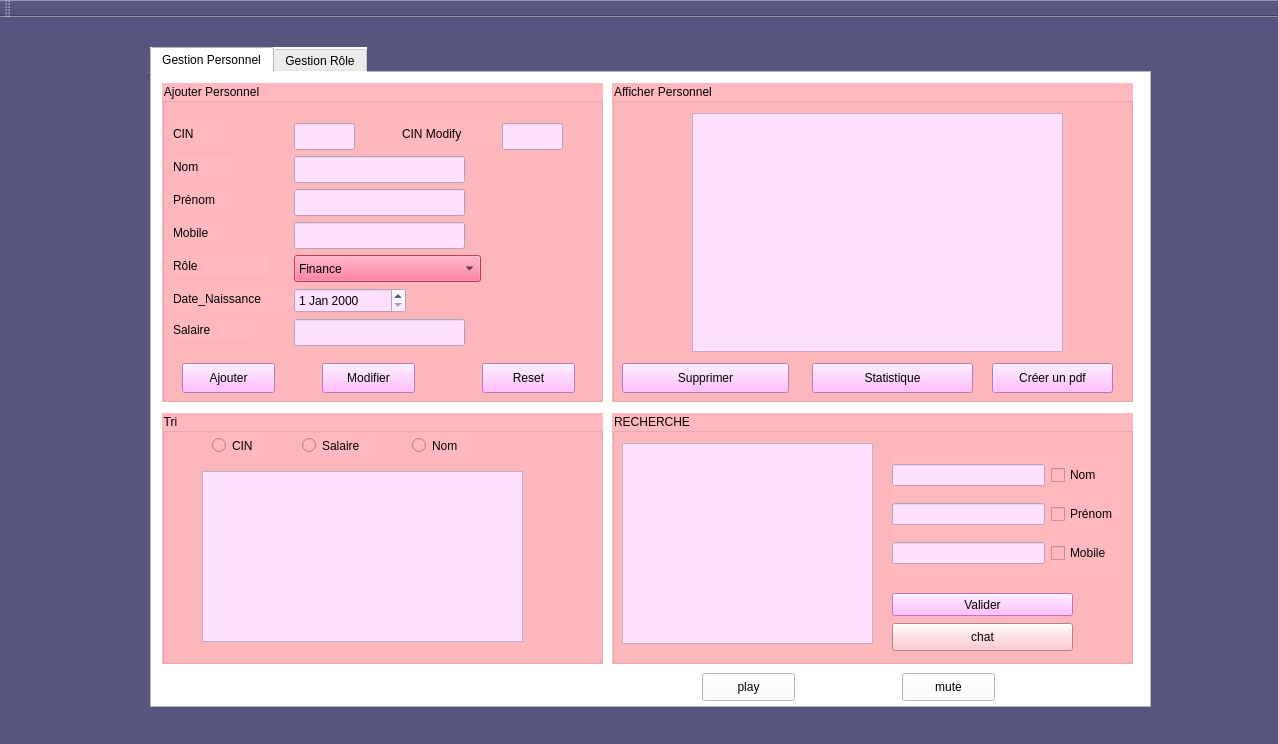
<?xml version="1.0" encoding="UTF-8"?>
<ui version="4.0">
 <class>MainWindow</class>
 <widget class="QMainWindow" name="MainWindow">
  <property name="geometry">
   <rect>
    <x>0</x>
    <y>0</y>
    <width>1278</width>
    <height>744</height>
   </rect>
  </property>
  <property name="windowTitle">
   <string>MainWindow</string>
  </property>
  <property name="styleSheet">
   <string notr="true">background-color: rgb(206, 137, 103);
background-color: rgb(85, 85, 127);</string>
  </property>
  <widget class="QWidget" name="centralwidget">
   <widget class="QTabWidget" name="tabWidget">
    <property name="geometry">
     <rect>
      <x>150</x>
      <y>30</y>
      <width>1001</width>
      <height>661</height>
     </rect>
    </property>
    <property name="styleSheet">
     <string notr="true">alternate-background-color: rgb(255, 170, 255);
background-color:rgb(255, 255, 255);</string>
    </property>
    <property name="currentIndex">
     <number>0</number>
    </property>
    <widget class="QWidget" name="tab">
     <attribute name="title">
      <string>Gestion Personnel</string>
     </attribute>
     <widget class="QGroupBox" name="groupBox_7">
      <property name="geometry">
       <rect>
        <x>10</x>
        <y>340</y>
        <width>441</width>
        <height>251</height>
       </rect>
      </property>
      <property name="styleSheet">
       <string notr="true">font: 10pt &quot;MS Shell Dlg 2&quot;;
background-color:rgb(255, 185, 190);</string>
      </property>
      <property name="title">
       <string>Tri</string>
      </property>
      <widget class="QTableView" name="tableViewT">
       <property name="geometry">
        <rect>
         <x>40</x>
         <y>58</y>
         <width>321</width>
         <height>171</height>
        </rect>
       </property>
       <property name="styleSheet">
        <string notr="true">background-color: rgb(255, 255, 255);
background-color: rgb(255, 225, 255);</string>
       </property>
      </widget>
      <widget class="QRadioButton" name="radioButton">
       <property name="geometry">
        <rect>
         <x>50</x>
         <y>20</y>
         <width>51</width>
         <height>25</height>
        </rect>
       </property>
       <property name="text">
        <string>CIN</string>
       </property>
      </widget>
      <widget class="QRadioButton" name="radioButton_salaire">
       <property name="geometry">
        <rect>
         <x>140</x>
         <y>20</y>
         <width>76</width>
         <height>25</height>
        </rect>
       </property>
       <property name="text">
        <string>Salaire</string>
       </property>
      </widget>
      <widget class="QRadioButton" name="radioButton_2">
       <property name="geometry">
        <rect>
         <x>250</x>
         <y>20</y>
         <width>60</width>
         <height>25</height>
        </rect>
       </property>
       <property name="text">
        <string>Nom</string>
       </property>
      </widget>
     </widget>
     <widget class="QGroupBox" name="groupBox_5">
      <property name="geometry">
       <rect>
        <x>460</x>
        <y>340</y>
        <width>521</width>
        <height>251</height>
       </rect>
      </property>
      <property name="styleSheet">
       <string notr="true">font: 10pt &quot;MS Shell Dlg 2&quot;;
background-color:rgb(255, 185, 190);</string>
      </property>
      <property name="title">
       <string>RECHERCHE</string>
      </property>
      <widget class="QWidget" name="gridLayoutWidget">
       <property name="geometry">
        <rect>
         <x>280</x>
         <y>40</y>
         <width>226</width>
         <height>122</height>
        </rect>
       </property>
       <layout class="QGridLayout" name="gridLayout">
        <item row="2" column="0">
         <widget class="QLineEdit" name="lineEdit_2">
          <property name="styleSheet">
           <string notr="true">background-color: rgb(255, 225, 255);</string>
          </property>
         </widget>
        </item>
        <item row="0" column="0">
         <widget class="QLineEdit" name="lineEdit">
          <property name="styleSheet">
           <string notr="true">background-color: rgb(255, 225, 255);</string>
          </property>
         </widget>
        </item>
        <item row="1" column="0">
         <widget class="QLineEdit" name="lineEdit_3">
          <property name="styleSheet">
           <string notr="true">background-color: rgb(255, 225, 255);</string>
          </property>
         </widget>
        </item>
        <item row="1" column="1">
         <widget class="QCheckBox" name="checkBox_2">
          <property name="text">
           <string>Prénom</string>
          </property>
         </widget>
        </item>
        <item row="2" column="1">
         <widget class="QCheckBox" name="checkBox_3">
          <property name="text">
           <string>Mobile</string>
          </property>
         </widget>
        </item>
        <item row="0" column="1">
         <widget class="QCheckBox" name="checkBox">
          <property name="text">
           <string>Nom</string>
          </property>
         </widget>
        </item>
       </layout>
      </widget>
      <widget class="QPushButton" name="pushButton_5">
       <property name="geometry">
        <rect>
         <x>280</x>
         <y>180</y>
         <width>181</width>
         <height>23</height>
        </rect>
       </property>
       <property name="styleSheet">
        <string notr="true">background-color: rgb(255, 170, 255);</string>
       </property>
       <property name="text">
        <string>Valider</string>
       </property>
      </widget>
      <widget class="QTableView" name="tableView">
       <property name="geometry">
        <rect>
         <x>10</x>
         <y>30</y>
         <width>251</width>
         <height>201</height>
        </rect>
       </property>
       <property name="styleSheet">
        <string notr="true">background-color: rgb(255, 225, 255);</string>
       </property>
      </widget>
      <widget class="QPushButton" name="chat">
       <property name="geometry">
        <rect>
         <x>280</x>
         <y>210</y>
         <width>181</width>
         <height>28</height>
        </rect>
       </property>
       <property name="text">
        <string>chat</string>
       </property>
      </widget>
     </widget>
     <widget class="QGroupBox" name="groupBox_2">
      <property name="geometry">
       <rect>
        <x>460</x>
        <y>10</y>
        <width>521</width>
        <height>319</height>
       </rect>
      </property>
      <property name="styleSheet">
       <string notr="true">
font: 10pt &quot;MS Shell Dlg 2&quot;;
background-color:rgb(255, 185, 190);</string>
      </property>
      <property name="title">
       <string>Afficher Personnel</string>
      </property>
      <widget class="QPushButton" name="pushButton_10">
       <property name="geometry">
        <rect>
         <x>380</x>
         <y>280</y>
         <width>121</width>
         <height>30</height>
        </rect>
       </property>
       <property name="styleSheet">
        <string notr="true">background-color: rgb(255, 170, 255);</string>
       </property>
       <property name="text">
        <string>Créer un pdf</string>
       </property>
      </widget>
      <widget class="QTableView" name="tableView_3">
       <property name="geometry">
        <rect>
         <x>80</x>
         <y>30</y>
         <width>371</width>
         <height>239</height>
        </rect>
       </property>
       <property name="styleSheet">
        <string notr="true">background-color: rgb(255, 170, 127);
background-color: rgb(255, 225, 255);</string>
       </property>
      </widget>
      <widget class="QPushButton" name="pushButton_4">
       <property name="geometry">
        <rect>
         <x>10</x>
         <y>280</y>
         <width>167</width>
         <height>30</height>
        </rect>
       </property>
       <property name="styleSheet">
        <string notr="true">background-color: rgb(255, 170, 255);</string>
       </property>
       <property name="text">
        <string>Supprimer</string>
       </property>
      </widget>
      <widget class="QPushButton" name="pushButton_6">
       <property name="geometry">
        <rect>
         <x>200</x>
         <y>280</y>
         <width>161</width>
         <height>30</height>
        </rect>
       </property>
       <property name="styleSheet">
        <string notr="true">background-color: rgb(255, 170, 255);</string>
       </property>
       <property name="text">
        <string>Statistique</string>
       </property>
      </widget>
     </widget>
     <widget class="QGroupBox" name="groupBox">
      <property name="geometry">
       <rect>
        <x>10</x>
        <y>10</y>
        <width>441</width>
        <height>319</height>
       </rect>
      </property>
      <property name="styleSheet">
       <string notr="true">font: 10pt &quot;MS Shell Dlg 2&quot;;
background-color:rgb(255, 185, 190);</string>
      </property>
      <property name="title">
       <string>Ajouter Personnel</string>
      </property>
      <widget class="QLabel" name="label">
       <property name="geometry">
        <rect>
         <x>11</x>
         <y>40</y>
         <width>51</width>
         <height>21</height>
        </rect>
       </property>
       <property name="text">
        <string>CIN</string>
       </property>
      </widget>
      <widget class="QLabel" name="label_5">
       <property name="geometry">
        <rect>
         <x>11</x>
         <y>73</y>
         <width>61</width>
         <height>21</height>
        </rect>
       </property>
       <property name="text">
        <string>Nom</string>
       </property>
      </widget>
      <widget class="QLineEdit" name="lineEditnom">
       <property name="geometry">
        <rect>
         <x>132</x>
         <y>73</y>
         <width>171</width>
         <height>27</height>
        </rect>
       </property>
       <property name="styleSheet">
        <string notr="true">background-color: rgb(255, 170, 255);
background-color: rgb(255, 225, 255);</string>
       </property>
      </widget>
      <widget class="QLineEdit" name="lineEditcin">
       <property name="geometry">
        <rect>
         <x>132</x>
         <y>40</y>
         <width>61</width>
         <height>27</height>
        </rect>
       </property>
       <property name="styleSheet">
        <string notr="true">background-color: rgb(255, 170, 255);
background-color: rgb(255, 225, 255);</string>
       </property>
      </widget>
      <widget class="QLineEdit" name="lineEditprenom">
       <property name="geometry">
        <rect>
         <x>132</x>
         <y>106</y>
         <width>171</width>
         <height>27</height>
        </rect>
       </property>
       <property name="styleSheet">
        <string notr="true">background-color: rgb(255, 170, 255);
background-color: rgb(255, 225, 255);</string>
       </property>
      </widget>
      <widget class="QLabel" name="label_6">
       <property name="geometry">
        <rect>
         <x>11</x>
         <y>106</y>
         <width>58</width>
         <height>21</height>
        </rect>
       </property>
       <property name="text">
        <string>Prénom</string>
       </property>
      </widget>
      <widget class="QLabel" name="label_7">
       <property name="geometry">
        <rect>
         <x>11</x>
         <y>139</y>
         <width>50</width>
         <height>21</height>
        </rect>
       </property>
       <property name="text">
        <string>Mobile</string>
       </property>
      </widget>
      <widget class="QLineEdit" name="lineEditmobile">
       <property name="geometry">
        <rect>
         <x>132</x>
         <y>139</y>
         <width>171</width>
         <height>27</height>
        </rect>
       </property>
       <property name="styleSheet">
        <string notr="true">background-color: rgb(255, 170, 255);
background-color: rgb(255, 225, 255);
</string>
       </property>
      </widget>
      <widget class="QLabel" name="label_4">
       <property name="geometry">
        <rect>
         <x>11</x>
         <y>172</y>
         <width>96</width>
         <height>21</height>
        </rect>
       </property>
       <property name="text">
        <string>Rôle</string>
       </property>
      </widget>
      <widget class="QDateEdit" name="dateEditdate_naissance">
       <property name="geometry">
        <rect>
         <x>132</x>
         <y>205</y>
         <width>112</width>
         <height>25</height>
        </rect>
       </property>
       <property name="styleSheet">
        <string notr="true">background-color: rgb(255, 170, 255);
background-color: rgb(255, 225, 255);
</string>
       </property>
      </widget>
      <widget class="QLabel" name="label_3">
       <property name="geometry">
        <rect>
         <x>11</x>
         <y>205</y>
         <width>121</width>
         <height>21</height>
        </rect>
       </property>
       <property name="text">
        <string>Date_Naissance</string>
       </property>
      </widget>
      <widget class="QLabel" name="label_2">
       <property name="geometry">
        <rect>
         <x>11</x>
         <y>236</y>
         <width>81</width>
         <height>21</height>
        </rect>
       </property>
       <property name="text">
        <string>Salaire</string>
       </property>
      </widget>
      <widget class="QLineEdit" name="lineEditsalaire">
       <property name="geometry">
        <rect>
         <x>132</x>
         <y>236</y>
         <width>171</width>
         <height>27</height>
        </rect>
       </property>
       <property name="styleSheet">
        <string notr="true">background-color: rgb(255, 170, 255);
background-color: rgb(255, 225, 255);</string>
       </property>
      </widget>
      <widget class="QComboBox" name="comboBox">
       <property name="geometry">
        <rect>
         <x>132</x>
         <y>172</y>
         <width>187</width>
         <height>27</height>
        </rect>
       </property>
       <property name="styleSheet">
        <string notr="true">background-color: rgb(255, 85, 127);</string>
       </property>
       <item>
        <property name="text">
         <string>Finance</string>
        </property>
       </item>
       <item>
        <property name="text">
         <string>Ressources Humaines</string>
        </property>
       </item>
       <item>
        <property name="text">
         <string>Administration</string>
        </property>
       </item>
       <item>
        <property name="text">
         <string>Informatique</string>
        </property>
       </item>
       <item>
        <property name="text">
         <string>Marketing</string>
        </property>
       </item>
      </widget>
      <widget class="QPushButton" name="pushButton_2">
       <property name="geometry">
        <rect>
         <x>20</x>
         <y>280</y>
         <width>93</width>
         <height>30</height>
        </rect>
       </property>
       <property name="styleSheet">
        <string notr="true">background-color: rgb(255, 170, 255);</string>
       </property>
       <property name="text">
        <string>Ajouter</string>
       </property>
      </widget>
      <widget class="QPushButton" name="pushButton">
       <property name="geometry">
        <rect>
         <x>320</x>
         <y>280</y>
         <width>93</width>
         <height>30</height>
        </rect>
       </property>
       <property name="styleSheet">
        <string notr="true">background-color: rgb(255, 170, 255);</string>
       </property>
       <property name="text">
        <string>Reset</string>
       </property>
      </widget>
      <widget class="QPushButton" name="pushButton_3">
       <property name="geometry">
        <rect>
         <x>160</x>
         <y>280</y>
         <width>93</width>
         <height>30</height>
        </rect>
       </property>
       <property name="styleSheet">
        <string notr="true">background-color: rgb(255, 170, 255);</string>
       </property>
       <property name="text">
        <string>Modifier</string>
       </property>
      </widget>
      <widget class="QLabel" name="label_11">
       <property name="geometry">
        <rect>
         <x>240</x>
         <y>40</y>
         <width>121</width>
         <height>21</height>
        </rect>
       </property>
       <property name="text">
        <string>CIN Modify</string>
       </property>
      </widget>
      <widget class="QLineEdit" name="azzerty">
       <property name="geometry">
        <rect>
         <x>340</x>
         <y>40</y>
         <width>61</width>
         <height>27</height>
        </rect>
       </property>
       <property name="styleSheet">
        <string notr="true">background-color: rgb(255, 170, 255);
background-color: rgb(255, 225, 255);</string>
       </property>
      </widget>
     </widget>
     <widget class="QPushButton" name="actionSound">
      <property name="geometry">
       <rect>
        <x>550</x>
        <y>600</y>
        <width>93</width>
        <height>28</height>
       </rect>
      </property>
      <property name="text">
       <string>play</string>
      </property>
     </widget>
     <widget class="QPushButton" name="muteSound">
      <property name="geometry">
       <rect>
        <x>750</x>
        <y>600</y>
        <width>93</width>
        <height>28</height>
       </rect>
      </property>
      <property name="text">
       <string>mute</string>
      </property>
     </widget>
    </widget>
    <widget class="QWidget" name="tab_2">
     <attribute name="title">
      <string>Gestion Rôle</string>
     </attribute>
     <widget class="QGroupBox" name="groupBox_3">
      <property name="geometry">
       <rect>
        <x>500</x>
        <y>10</y>
        <width>471</width>
        <height>581</height>
       </rect>
      </property>
      <property name="styleSheet">
       <string notr="true">font: 10pt &quot;MS Shell Dlg 2&quot;;
background-color:rgb(255, 185, 190);
</string>
      </property>
      <property name="title">
       <string>Afficher Rôle</string>
      </property>
      <widget class="QTableView" name="tableViewD">
       <property name="geometry">
        <rect>
         <x>50</x>
         <y>60</y>
         <width>371</width>
         <height>411</height>
        </rect>
       </property>
       <property name="styleSheet">
        <string notr="true">background-color: rgb(255, 170, 255);
background-color: rgb(255, 225, 255);</string>
       </property>
      </widget>
      <widget class="QPushButton" name="supprimer_role">
       <property name="geometry">
        <rect>
         <x>190</x>
         <y>500</y>
         <width>93</width>
         <height>30</height>
        </rect>
       </property>
       <property name="styleSheet">
        <string notr="true">background-color: rgb(255, 170, 255);</string>
       </property>
       <property name="text">
        <string>Supprimer</string>
       </property>
      </widget>
      <widget class="QPushButton" name="envoyer">
       <property name="geometry">
        <rect>
         <x>120</x>
         <y>530</y>
         <width>93</width>
         <height>28</height>
        </rect>
       </property>
       <property name="text">
        <string>envoyer</string>
       </property>
      </widget>
     </widget>
     <widget class="QGroupBox" name="groupBox_4">
      <property name="geometry">
       <rect>
        <x>10</x>
        <y>10</y>
        <width>491</width>
        <height>581</height>
       </rect>
      </property>
      <property name="styleSheet">
       <string notr="true">font: 10pt &quot;MS Shell Dlg 2&quot;;
background-color:rgb(255, 185, 190);</string>
      </property>
      <property name="title">
       <string>Ajouter Rôle</string>
      </property>
      <widget class="QLabel" name="label_8">
       <property name="geometry">
        <rect>
         <x>32</x>
         <y>150</y>
         <width>61</width>
         <height>21</height>
        </rect>
       </property>
       <property name="styleSheet">
        <string notr="true">font: 11pt &quot;Palatino Linotype&quot;;
font: 10pt &quot;MS Shell Dlg 2&quot;;</string>
       </property>
       <property name="text">
        <string>Nom</string>
       </property>
      </widget>
      <widget class="QLabel" name="label_10">
       <property name="geometry">
        <rect>
         <x>30</x>
         <y>220</y>
         <width>121</width>
         <height>21</height>
        </rect>
       </property>
       <property name="styleSheet">
        <string notr="true">font: 10pt &quot;MS Shell Dlg 2&quot;;</string>
       </property>
       <property name="text">
        <string>Reference</string>
       </property>
      </widget>
      <widget class="QLineEdit" name="lineEdit_reference">
       <property name="geometry">
        <rect>
         <x>170</x>
         <y>220</y>
         <width>221</width>
         <height>27</height>
        </rect>
       </property>
       <property name="styleSheet">
        <string notr="true">background-color: rgb(255, 170, 255);
background-color: rgb(255, 225, 255);</string>
       </property>
      </widget>
      <widget class="QLabel" name="label_9">
       <property name="geometry">
        <rect>
         <x>38</x>
         <y>300</y>
         <width>121</width>
         <height>21</height>
        </rect>
       </property>
       <property name="styleSheet">
        <string notr="true">font: 10pt &quot;MS Shell Dlg 2&quot;;</string>
       </property>
       <property name="text">
        <string>Nb_Employés</string>
       </property>
      </widget>
      <widget class="QLineEdit" name="lineEdit_nb_employes">
       <property name="geometry">
        <rect>
         <x>170</x>
         <y>300</y>
         <width>221</width>
         <height>27</height>
        </rect>
       </property>
       <property name="styleSheet">
        <string notr="true">background-color: rgb(255, 170, 255);
background-color: rgb(255, 225, 255);</string>
       </property>
      </widget>
      <widget class="QComboBox" name="comboBox_2">
       <property name="geometry">
        <rect>
         <x>170</x>
         <y>140</y>
         <width>221</width>
         <height>27</height>
        </rect>
       </property>
       <property name="styleSheet">
        <string notr="true">background-color: rgb(255, 85, 127);</string>
       </property>
       <item>
        <property name="text">
         <string>Finance</string>
        </property>
       </item>
       <item>
        <property name="text">
         <string>Marketing</string>
        </property>
       </item>
       <item>
        <property name="text">
         <string>Ressources Humaines</string>
        </property>
       </item>
       <item>
        <property name="text">
         <string>Administration</string>
        </property>
       </item>
       <item>
        <property name="text">
         <string>Informatique</string>
        </property>
       </item>
      </widget>
      <widget class="QPushButton" name="ajouter2">
       <property name="geometry">
        <rect>
         <x>40</x>
         <y>440</y>
         <width>93</width>
         <height>30</height>
        </rect>
       </property>
       <property name="styleSheet">
        <string notr="true">background-color: rgb(255, 170, 255);</string>
       </property>
       <property name="text">
        <string>Ajouter</string>
       </property>
      </widget>
      <widget class="QPushButton" name="pushButton_8">
       <property name="geometry">
        <rect>
         <x>190</x>
         <y>440</y>
         <width>93</width>
         <height>30</height>
        </rect>
       </property>
       <property name="styleSheet">
        <string notr="true">background-color: rgb(255, 170, 255);</string>
       </property>
       <property name="text">
        <string>Reset</string>
       </property>
      </widget>
      <widget class="QPushButton" name="modifier_role">
       <property name="geometry">
        <rect>
         <x>340</x>
         <y>440</y>
         <width>93</width>
         <height>30</height>
        </rect>
       </property>
       <property name="styleSheet">
        <string notr="true">background-color: rgb(255, 170, 255);</string>
       </property>
       <property name="text">
        <string>Modifier</string>
       </property>
      </widget>
     </widget>
     <zorder>groupBox_4</zorder>
     <zorder>groupBox_3</zorder>
    </widget>
   </widget>
  </widget>
  <widget class="QMenuBar" name="menubar">
   <property name="geometry">
    <rect>
     <x>0</x>
     <y>0</y>
     <width>1278</width>
     <height>26</height>
    </rect>
   </property>
  </widget>
  <widget class="QStatusBar" name="statusbar"/>
  <widget class="QToolBar" name="toolBar">
   <property name="windowTitle">
    <string>toolBar</string>
   </property>
   <attribute name="toolBarArea">
    <enum>TopToolBarArea</enum>
   </attribute>
   <attribute name="toolBarBreak">
    <bool>false</bool>
   </attribute>
  </widget>
 </widget>
 <resources/>
 <connections/>
</ui>
